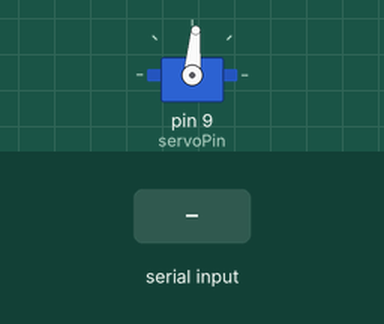
Recording of a sketch running on a simulated Arduino Uno, built with avr-gcc and run on an emulated ATmega328P. Shown: servo. The test bench sets the inputs (shaded band).

Above: at 1.2 s.
1.3 s: "1" received over Serial
At 1.7 s:
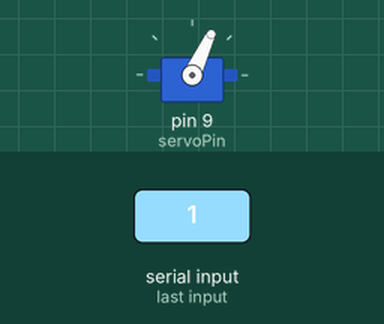
Timing chart, 0 to 4.3 s (numbered marks = the images above; inputs shaded):
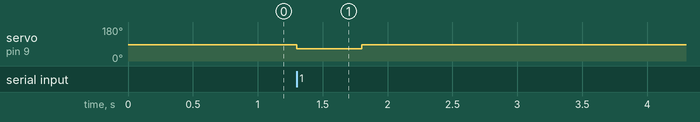

The sketch:

test_servo.ino
```cpp
#include <Servo.h>

Servo myServo;
const int servoPin = 9;
int initialPos = 85;
int openPos = 65;

void setup() {
  myServo.attach(servoPin);
  myServo.write(initialPos);
  Serial.begin(9600);
}

void loop() {
  if (Serial.available() > 0) {
    char command = Serial.read();
    if (command == '1') {
      myServo.write(openPos);
      delay(500);
      myServo.write(initialPos);
    }
  }
}
```

Measured:
- after the input at 1.3 s, servo on pin 9 (servoPin): 85° → 65° at once, → 85° 0.50 s later
